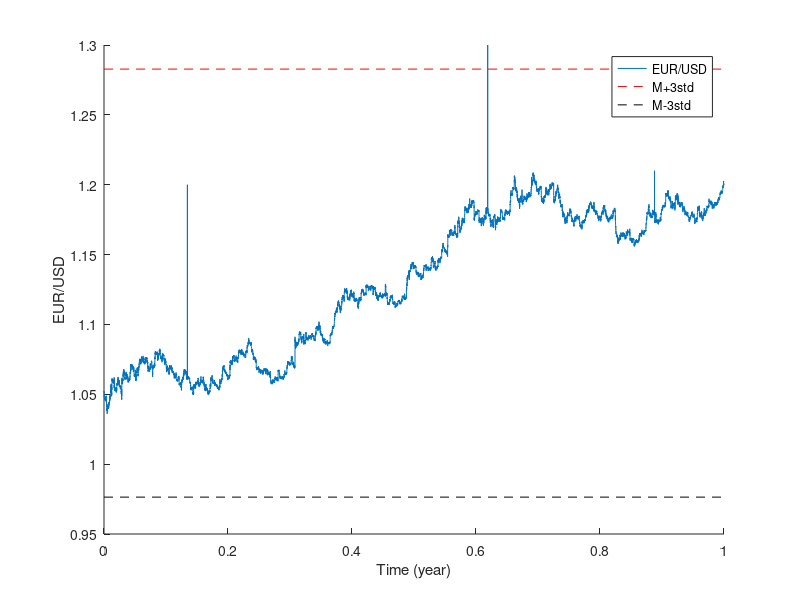
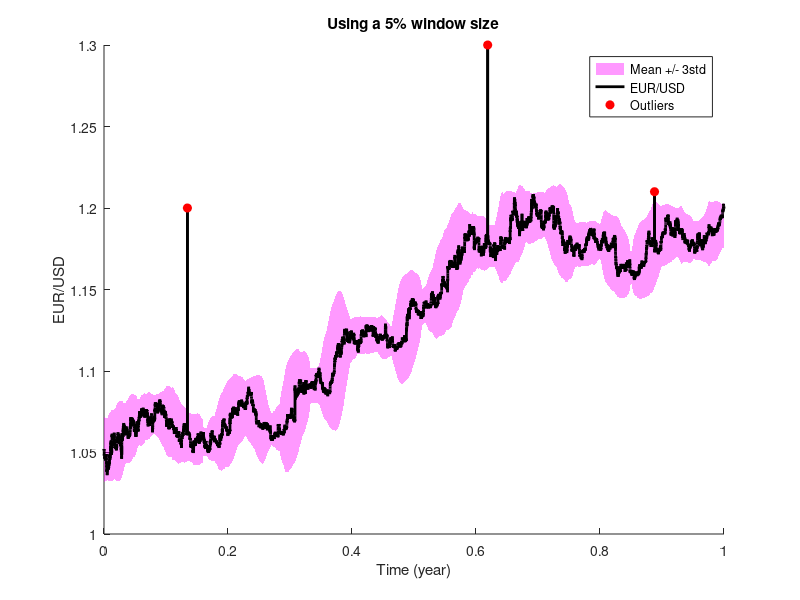

MATLAB code for these plots, in order:
%%
%     COURSE: Signal processing problems, solved in MATLAB and Python
%    SECTION: Outlier detection
%      VIDEO: Outliers via local threshold exceedance
% Instructor: sincxpress.com
%
%%

% data downloaded from:
% http://www.histdata.com/download-free-forex-historical-data/?/ascii/1-minute-bar-quotes/eurusd/2017

% import data, etc.
load forex.mat
N = length(forex);
time = (0:N-1)'/N;


% plot it
figure(1), clf, hold on
plot(time,forex)
xlabel('Time (year)'), ylabel('EUR/USD')

% add global thresholds
plot(get(gca,'xlim'),[1 1]*(mean(forex)+3*std(forex)),'r--')
plot(get(gca,'xlim'),[1 1]*(mean(forex)-3*std(forex)),'k--')
legend({'EUR/USD';'M+3std';'M-3std'})

%% local threshold

% window size as percent of total signal length
pct_win = 5; % in percent, not proportion!

% convert to indices
k = round(length(forex) * pct_win/2/100);

% initialize statistics time series to be the global stats
mean_ts = ones(size(time)) * mean(forex);
std3_ts = ones(size(time)) * std(forex);


for i=1:N
    
    % boundaries
    lo_bnd = max(1,i-k);
    hi_bnd = min(i+k,N);
    
    % compute local mean and std
    mean_ts(i) =  mean( forex(lo_bnd:hi_bnd) );
    std3_ts(i) = 3*std( forex(lo_bnd:hi_bnd) );
end

% plot the uncertainty
figure(2), clf, hold on
h = patch([time; time(end:-1:1)],[mean_ts+std3_ts; mean_ts(end:-1:1)-std3_ts(end:-1:1)],'m');

% plot the data
plot(time,forex,'k','linew',2)


%%% compute local outliers
outliers = forex > (mean_ts+std3_ts) | forex < (mean_ts-std3_ts);

% and plot those
plot(time(outliers),forex(outliers),'ro','markerfacecolor','r')


%%% finishing touches on the plot
legend({'Mean +/- 3std';'EUR/USD';'Outliers'})
set(h,'linestyle','none','facealpha',.4)
xlabel('Time (year)'), ylabel('EUR/USD')
title([ 'Using a ' num2str(pct_win) '% window size' ])

%% done.
